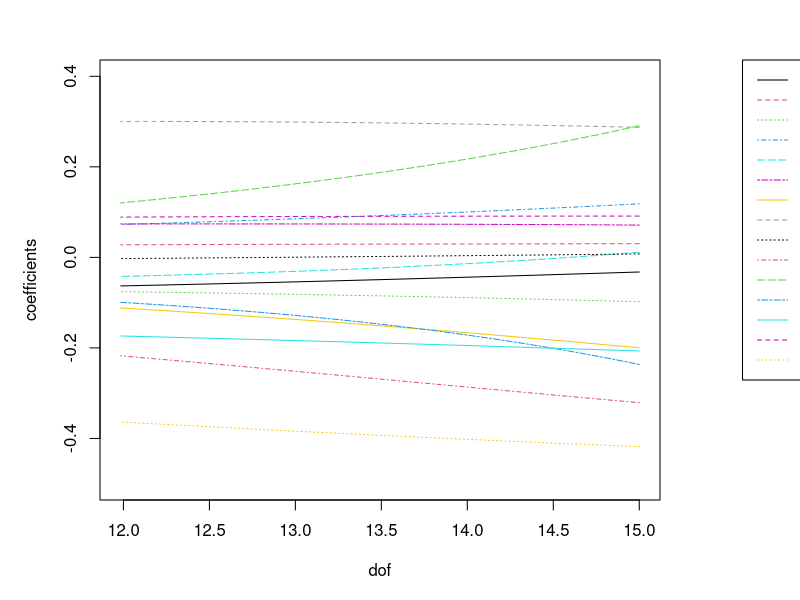

The R script that drew this image:
## ---- chunk 1
  knitr::opts_chunk$set(include = TRUE)  # TRUE for solution; FALSE for questions set
  knitr::opts_chunk$set(echo = TRUE)
  knitr::opts_chunk$set(message = FALSE)
  knitr::opts_chunk$set(warning = FALSE)
  # knitr::opts_chunk$set(fig.height = 6, fig.width = 8, out.width = '50%', fig.align = "center")
  options(width = 90)
## ---- chunk 2
library(mlbench)
library(tidyverse)
data("BostonHousing2")
df <- BostonHousing2 %>% 
  select(-c(medv,town,tract))
df$chas <- as.numeric(df$chas)
df <- as.matrix(df)
xbar <- apply(df[,-3],2,mean)
Sx <- apply(df[,-3],2,sd)
ones <- matrix(1,506,1)
df[,-3] <- (df[,-3]-ones%*%xbar)/(ones%*%Sx)
## ---- chunk 3
m1a <- lm(cmedv~.,data=as.data.frame(df))
m1a$coefficients
## ---- chunk 4
(summary(m1a)$coefficients[,2])^2
## ---- chunk 5
m1b <- step(m1a,direction = "backward",trace=0,k=log(nrow(df)))
summary(m1b)
## ---- chunk 6
library(leaps)
library(knitr)
RSSleaps=regsubsets(df[,-3],df[,3], nvmax=15)
sumleaps <- summary(RSSleaps,matrix=T)
sumleaps.df <- as.data.frame(sumleaps$which)
sumleaps.df
## ---- chunk 7
sumleaps$which[which.min(sumleaps$bic),]
## ---- chunk 8
df2 <- BostonHousing2 %>% 
  select(-c(medv,town,tract))
df2$chas <- as.numeric(df2$chas)
m1e <- lm(cmedv~.,data=df2)

intercept <- m1a$coefficients[1] - sum(m1a$coefficients[2:16]*xbar/Sx)
coefficient <- m1a$coefficients[2:16]/Sx
recovered <- c(intercept,coefficient)
rm(intercept,coefficient)
original <- m1e$coefficients
kable(cbind(original,recovered))
## ---- chunk 9
X <- df[,-3]
Y <- df[,3]
Y <- (Y-mean(Y))/sd(Y)
lambda <- seq(0,49.5,by=0.5)
coef <- matrix(NA,length(lambda),ncol(X))
dof <- rep(NA,length(lambda))
CV <- rep(NA,length(lambda))
for (i in 1:length(lambda)){
  div <- solve(t(X)%*%X+diag(lambda[i],ncol(X),ncol(X)))
  coef[i,] = div%*%t(X)%*%Y
  dof[i] = sum(diag(X%*%div%*%t(X)))
  CV[i] = sum(((Y-X%*%coef[i,])/(1-diag(X%*%div%*%t(X))))^2)
}
## ---- chunk 10
par(mar=c(5,5,3,7),xpd=T)
plot(dof,coef[,1],type="l",col=1,lty=1,ylim=range(-0.5,0.4),ylab="coefficients")
for (j in 2:15){
  lines(dof,coef[,j],type="l",col=j,lty=j)
}
legend("topright",inset=c(-.35,0),c(colnames(X)),col=c(1:15),lty=c(1:15))
## ---- chunk 11
lambda[which.min(CV)]
## ---- chunk 12
#undtandardized y_hat from unstandardized x
X_u <- as.matrix(df2[,-3])
div_u <- solve(t(X_u)%*%X_u+diag(10,ncol(X_u),ncol(X_u)))
yhat_u1 <- as.vector(X_u%*%div_u%*%t(X_u)%*%df[,3])

#undtandardized y_hat from standardized beta_hat
div_s <- solve(t(X)%*%X+diag(10,ncol(X),ncol(X)))
coef_s <- div_s%*%t(X)%*%Y
ybar <- matrix(mean(df[,3]),nrow(df),1)
beta1_u <- coef_s/Sx*sd(df[,3])
beta0_u <- ybar - ones%*%(xbar/Sx)%*%coef_s * sd(df[,3])
yhat_u2 <- as.vector(beta0_u + X_u%*%beta1_u)
difference <- yhat_u1-yhat_u2
rm(X_u,div_u)
kable(head(cbind(yhat_u1,yhat_u2,difference)))
## ---- chunk 13
x1 <- X[,-c(4,6,11)]
x2 <- X[,c(4,6,11)]
p1 <- ncol(x1)
p2 <- ncol(x2)
beta1hat <- solve(diag(p1)-solve(t(x1)%*%x1-diag(10,p1,p1))%*%
                    t(x1)%*%x2%*%solve(t(x2)%*%x2)%*%t(x2)%*%
                    x1)%*%(solve(t(x1)%*%x1-diag(10,p1,p1))%*%
                    t(x1)%*%Y-solve(t(x1)%*%x1-diag(10,p1,p1))%*%
                    t(x1)%*%x2%*%solve(t(x2)%*%x2)%*%t(x2)%*%Y)
beta2hat <- solve(t(x2)%*%x2)%*%(t(x2)%*%Y-t(x2)%*%x1%*%beta1hat)
head(x1%*%beta1hat+x2%*%beta2hat)
## ---- chunk 14
sum((Y-x1%*%beta1hat-x2%*%beta2hat)^2)
